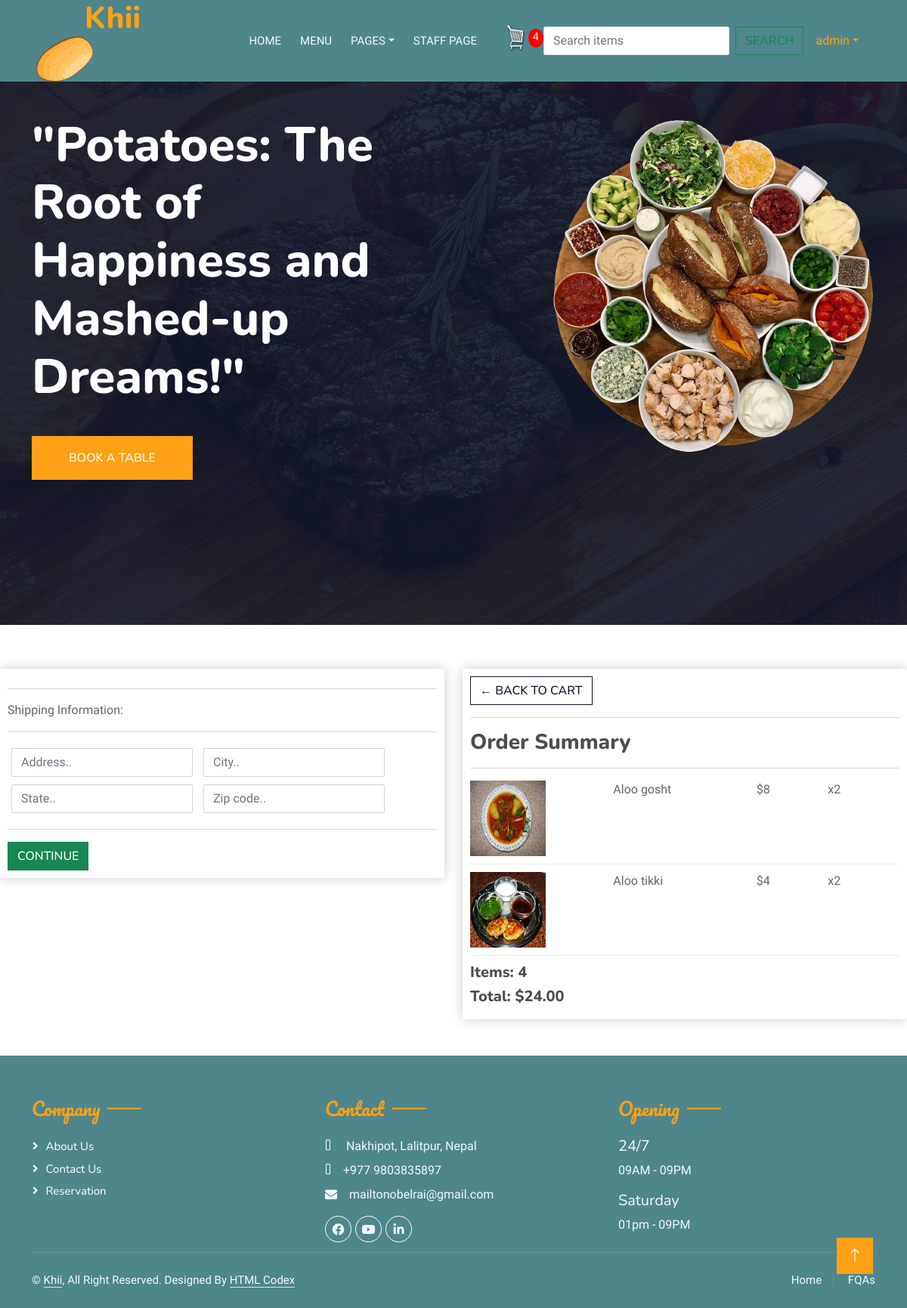
Before: /checkout/ (signed in) with the older database file.
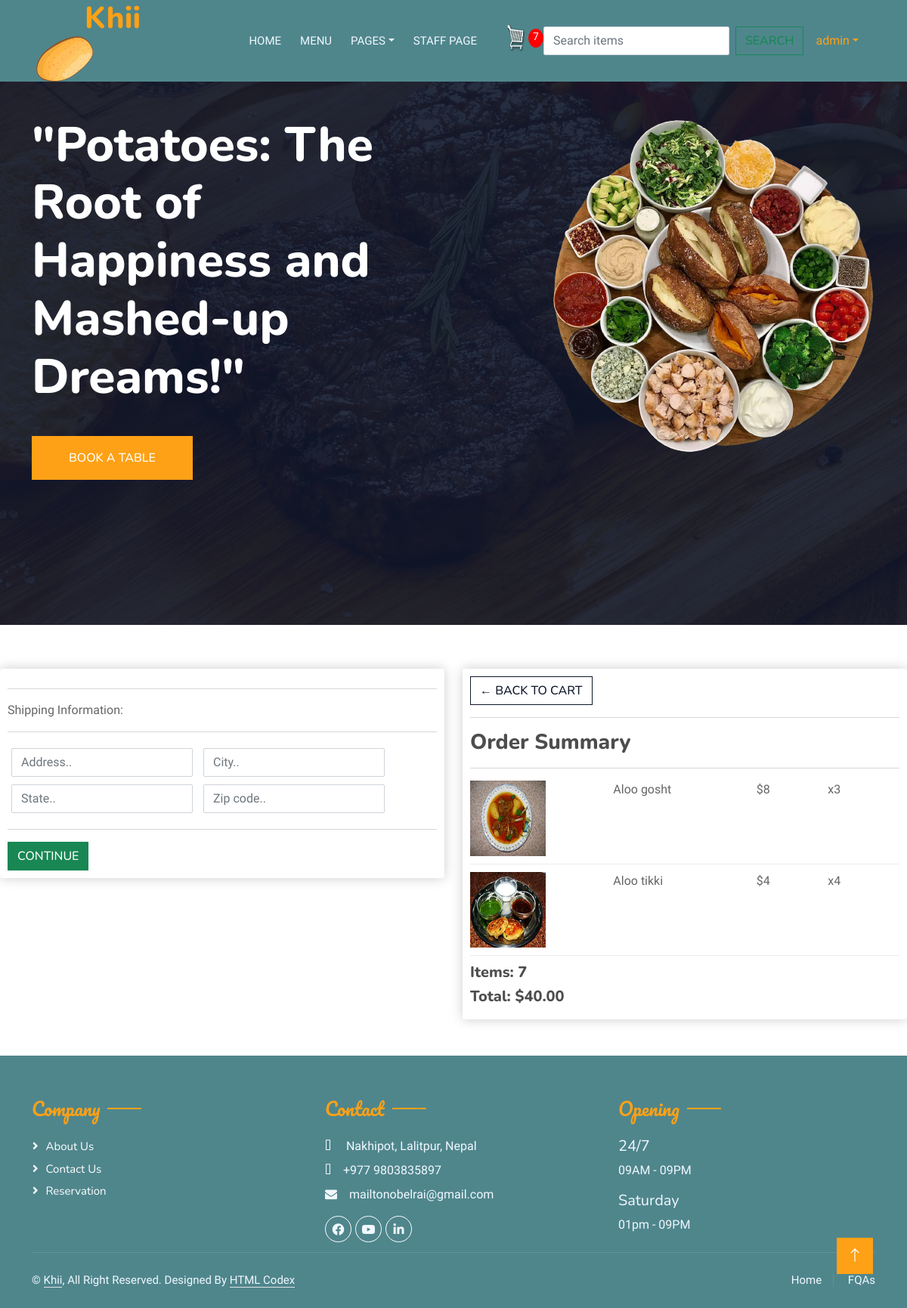
After: the same page with the newer database file.
### home/models.py (models this page shows, shortened)
class OrderItem(models.Model):
    user = models.OneToOneField(User, null=True, blank=True, on_delete=models.CASCADE)
    product = models.ForeignKey(Items, on_delete=models.SET_NULL, blank=True, null=True)
    order = models.ForeignKey(Order, on_delete=models.SET_NULL, null=True, blank=True)
    quantity = models.IntegerField(default=0, null=True, blank=True)
    date_added = models.DateTimeField(auto_now_add=True)
    @property
    def get_total(self):
        return self.quantity * self.product.price

class Order(models.Model):
    customer = models.ForeignKey(Customer, on_delete=models.SET_NULL, null=True, blank=True)
    date_ordered = models.DateTimeField(auto_now_add=True)
    complete = models.BooleanField(default=False)
    transaction_id = models.CharField(max_length=100, null=True)
    @property
    def get_cart_total(self):
        order_items = self.orderitem_set.all()
        total = sum([item.get_total for item in order_items])
        return total
    @property
    def get_cart_items(self):
        order_items = self.orderitem_set.all()
        total = sum([item.quantity for item in order_items])
        return total
    @property
    def shipping(self):
        shipping = False
        orderitems = self.orderitem_set.all()
        for i in orderitems:
            if not i.product.digital:
                shipping = True
                break
        return shipping

class Items(models.Model):
    name = models.CharField(max_length=20)
    price = models.IntegerField()
    image = models.ImageField(null=True, blank=True, upload_to="images/")
    digital = models.BooleanField(default=False)
    date_added = models.DateTimeField(auto_now_add=True, null=True)

### home/views.py (the view, shortened to what this page needs)
# urls.py: path("checkout/", checkout, name="checkout"),
def checkout(request):
    if request.user.is_authenticated:
        customer = request.user.customer
        order, created = Order.objects.get_or_create(customer=customer, complete=False)
        items = order.orderitem_set.all()
        cart_items = order.get_cart_items
    context = {"items": items, "order": order, "cart_items":cart_items}
    return render(request, 'checkout.html', context)

### template/checkout.html (shortened to what this page needs)
{% extends 'base.html' %}
{% load static %}
{% block myblock %}
    <div class="row">
        <div class="col-lg-6">
            <div class="box-element" id="form-wrapper">
                <form id="form">
                    <div id="shipping-info">
                        <hr>
                        <p>Shipping Information:</p>
                        <hr>
                        <div class="form-field">
                            <input class="form-control" type="text" name="address" placeholder="Address..">
                        </div>
                        <div class="form-field">
                            <input class="form-control" type="text" name="city" placeholder="City..">
                        </div>
                        <div class="form-field">
                            <input class="form-control" type="text" name="state" placeholder="State..">
                        </div>
                        <div class="form-field">
                            <input class="form-control" type="text" name="zipcode" placeholder="Zip code..">
                        </div>
                    </div>
                    <hr>
                    <input id="form-button" class="btn btn-success btn-block" type="submit" value="Continue">
                </form>
            </div>
            <br>
        </div>
        <div class="col-lg-6">
            <div class="box-element">
                <a class="btn btn-outline-dark" href="{% url 'cart' %}">&#x2190; Back to Cart</a>
                <hr>
                <h3>Order Summary</h3>
                <hr>
                {% for item in items %}
                    <div class="cart-row">
                        <div style="flex:2"><img class="row-image" src="{{ item.product.image.url }}" style="height: 100px"></div>
                        <div style="flex:2"><p>{{ item.product.name }}</p></div>
                        <div style="flex:1"><p>${{ item.product.price }}</p></div>
                        <div style="flex:1"><p>x{{ item.quantity }}</p></div>
                    </div>
                {% endfor %}
                <h5>Items: {{ order.get_cart_items }}</h5>
                <h5>Total: ${{ order.get_cart_total|floatformat:2 }}</h5>
            </div>
        </div>
    </div>
{% endblock %}

### template/base.html (shortened to what the changed rows need)
<!DOCTYPE html>
{% load static %}
<html lang="en">
<head>
    <link rel="stylesheet" href="https://cdn.jsdelivr.net/npm/bootstrap-icons@1.10.5/font/bootstrap-icons.css">
    <link href="https://cdnjs.cloudflare.com/ajax/libs/font-awesome/5.10.0/css/all.min.css" rel="stylesheet">
    <link href="{% static 'lib/animate/animate.min.css' %}" rel="stylesheet">
    <link href="{% static 'lib/owlcarousel/assets/owl.carousel.min.css' %}" rel="stylesheet">
    <link href="{% static 'lib/tempusdominus/css/tempusdominus-bootstrap-4.min.css' %}" rel="stylesheet" />
    <link href="{% static 'css/bootstrap.min.css' %}" type="text/css" rel="stylesheet">
    <link href="{% static 'css/style.css' %}" type="text/css" rel="stylesheet">
        <link href="{% static 'css/main.css' %}" type="text/css" rel="stylesheet">
        <link href="{% static 'css/custom.css' %}" type="text/css" rel="stylesheet">
        <link rel="stylesheet" href="https://cdnjs.cloudflare.com/ajax/libs/font-awesome/4.7.0/css/font-awesome.min.css">
</head>
<body>
    <div class="container-xxl bg-white p-0">
        <div class="container-xxl position-relative p-0">
            <nav class="navbar navbar-expand-lg navbar-dark bg-dark px-4 px-lg-5 py-3 py-lg-0">
                <a href="" class="navbar-brand p-0">
                    <h1 class="text-primary m-0"><i class="fa fa-utensils me-4"></i>Khii</h1>
                </a>
                <div class="collapse navbar-collapse" id="navbarCollapse">
                    <a href="{% url 'cart' %}">
                    <img src="{% static 'img/cart.png' %}" id="cart-icon"width="40" height="40">
                    <p id="cart-total">{{ cart_items }}</p>
                    </a>
                </div>
            </nav>
            <div class="container-xxl py-5 bg-dark hero-header mb-5">
                <div class="container my-5 py-5">
                    <div class="row align-items-center g-5">
                        <div class="col-lg-6 text-center text-lg-start">
                            <h1 class="display-3 text-white animated slideInLeft">"Potatoes: The Root of Happiness and Mashed-up Dreams!"</h1>
                        </div>
                    </div>
                </div>
            </div>
        </div>
{% block myblock %}
{% endblock %}
    </div>
</body>
</html>

Changed rows visible on the page:
changed OrderItem "Aloo gosht": quantity "2" → "3"
changed OrderItem "Aloo tikki": quantity "2" → "4"
changed through a linked row, Order: get_cart_items "4" → "7"; get_cart_total "24.00" → "40.00"
Other visible differences:
{{ cart_items }}: "4" → "7"
